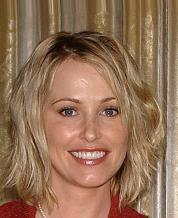
#> input picture datasets/celeba/img/107.jpg, 178 x 218 px, given in place of 0.jpg, which was not available
$ python data_A.py
#> lines starting #> are read from the running program, lines starting #| are printed output that depends on the picture
import numpy as np
from sklearn.model_selection import train_test_split
from sklearn.decomposition import PCA
from sklearn.preprocessing import StandardScaler
import pandas as pd
import cv2
from skimage.feature import hog
sum = 5000

img_A1 = list(range(0,sum))
img_A2 = list(range(0,sum))
#img_A2 = list(range(0,sum))
for i in range(0,sum):
    img = cv2.imread('././datasets/celeba/img/%d.jpg' % i)
#> img is the input picture: shape (218, 178, 3); mean B, G, R 87.3, 112.5, 147.7
    #img_i_400 = img_i[50:450,50:450]
    #img_i_200 = cv2.resize(img_i_400,(100,100))
    img_gray = cv2.cvtColor(img,cv2.COLOR_RGB2GRAY)
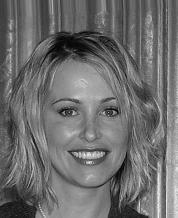
#> img_gray: shape (218, 178); min 1, max 243, mean 109
    img_A1[i] = img_gray[20:158,20:198].flatten()
    img_A2[i] = img_gray[20:158,20:100].flatten()
    #img_A1[i] = hog(img_gray_resize1,orientations=8, pixels_per_cell=(9, 9),cells_per_block=(3, 3), feature_vector=True,visualize=False)
    #img_A2[i] = hog(img_gray_resize2,orientations=8, pixels_per_cell=(9, 9),cells_per_block=(3, 3), feature_vector=True,visualize=False)
    print(img_A1[i].shape)
#| (21804,)
    print(img_A2[i].shape)
#| (11040,)
#> pass 2 of the loop `for i in range(0,sum):`:
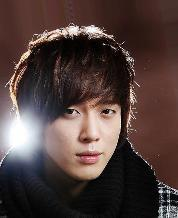
#> input picture datasets/celeba/img/1181.jpg, 178 x 218 px, given in place of 1.jpg, which was not available
#> img is the input picture: shape (218, 178, 3); mean B, G, R 59, 62.2, 79.7
#> `img_gray = cv2.cvtColor(img,cv2.COLOR_RGB2GRAY)`:
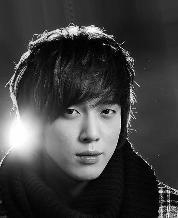
#> img_gray: shape (218, 178); min 0, max 255, mean 63.2
#| (21804,)
#| (11040,)
#> (the run stopped early here; a loop or call above may not have finished)
